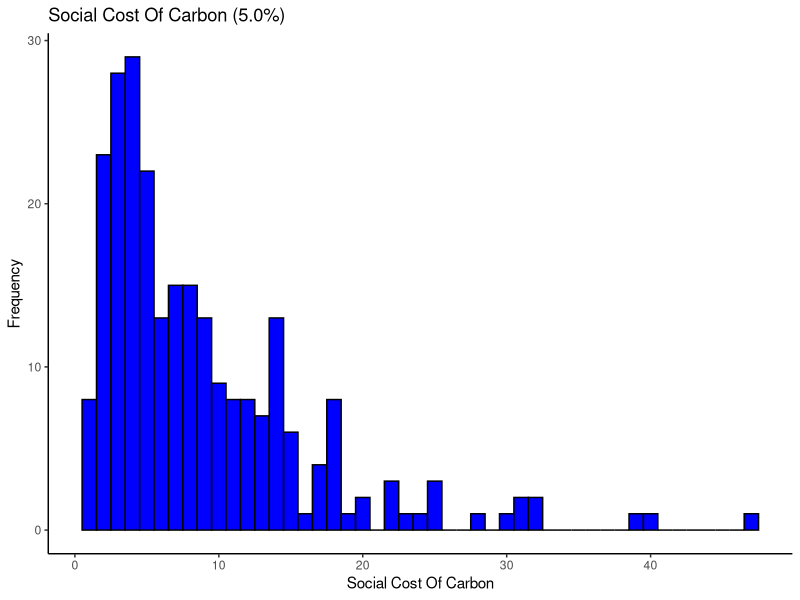
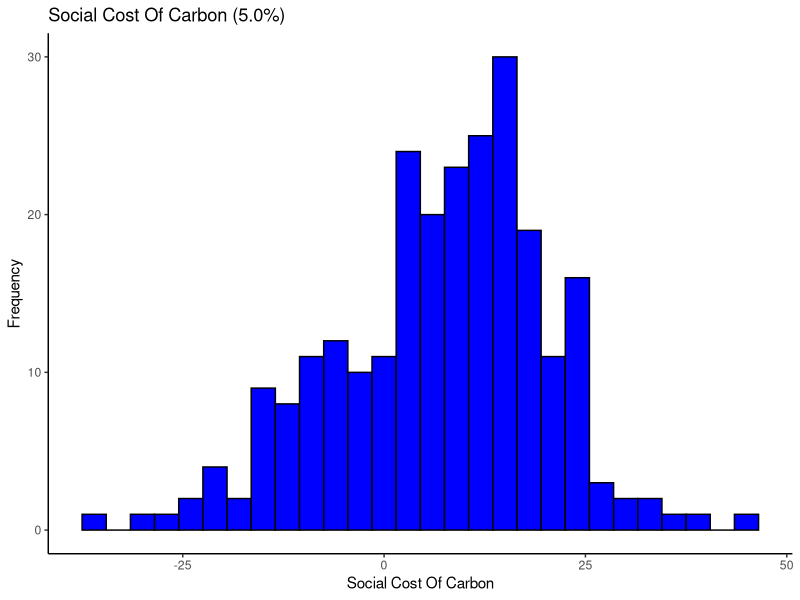

Reproduce these figures in R, in order.
## ---- chunk 1
knitr::opts_chunk$set(echo = TRUE)
## ---- chunk 2
library(tidyverse)
## ---- chunk 3
############################ START OF IAM FUNCTION ############################ 


    toy_IAM_SCC<-function(p_damage, p_climSens, p_discount) {


 
      
      
#######  Part 0a: Fixed Model parameters ###### 
    p_numSCC<-c(2)
    p_years<-c(291)

    # Fixed Economic parameters (LEAVE THIS ALONE FOR NOW)
    p_abatePct<-matrix(0,p_years) # zero abatement   
    p_abate<-c(.03)
    p_emInt_g<-c(-.005) # default at -.005
    p_enInt_g<-c(-.01) # default at -.01
    p_pop_g<-c(0.01) # default at .01   
    p_capShare<-c(.3) #default at .3
    p_capDep<-c(.1) #default at .1
    p_saving<-c(.22) #default at .22
    p_TFP_g<-c(.005)  #defult .005
    p_abateE<-c(2) #default 2
    
    # Fixed climate parameters (LEAVE THIS ALONE FOR NOW)
    p_carDecay<-400 #default 400
    p_climDelay<-c(.015) #default .015



###### Part 0b: Initial conditions (in 2010) ###### 
    

    # Economic
    ic_pop<-c(6900) # in millions
    ic_enInt<-c(5.98) # in EJ/$trill
    ic_emInt<-c(68.27) # in Mt CO2 /EJ            
    ic_K<-c(139.65) # $trill   
    ic_TFP<-c(.03)

    # Climate
    ic_preCO2<-c(275) # ppm
    ic_nowCO2<-c(380) # ppm
    ic_T<-c(0.8) # degree C above preindustrial


   # creating empty matrix
    year<-matrix(0,p_years,p_numSCC)    
    pop<-matrix(0, p_years,p_numSCC)
    enInt<-matrix(0, p_years,p_numSCC)
    emInt<-matrix(0, p_years,p_numSCC)    
    TFP<-matrix(0, p_years,p_numSCC)
    Y_gross<-matrix(0, p_years,p_numSCC)
    Y_netAbate<-matrix(0, p_years,p_numSCC)
    K<-matrix(0, p_years,p_numSCC)
    gdppc<-matrix(0, p_years,p_numSCC)
    CO2ppm<-matrix(0, p_years,p_numSCC)
    em_MtCO2<-matrix(0,p_years,p_numSCC)
    em_ppm<-matrix(0,p_years,p_numSCC)
    damageCost<-matrix(0,p_years,p_numSCC)
    Y_net<-matrix(0,p_years,p_numSCC)
    C<-matrix(0,p_years,p_numSCC)
    C_pc<-matrix(0,p_years,p_numSCC)
    Teq<-matrix(0,p_years,p_numSCC)
    T<-matrix(0,p_years,p_numSCC)
    em_SCC<-matrix(0,p_years, p_numSCC)
    abateCost<-matrix(0,p_years,p_numSCC)
    abateShare<-matrix(0,p_years,p_numSCC)
    climateShare<-matrix(0,p_years,p_numSCC)
    SCC<-matrix(0, p_numSCC)
    utility<-matrix(0,p_years,p_numSCC)
    welfare<-matrix(0,p_numSCC)
 
    
# looping over for SCC 
for (c in 1:p_numSCC) {

    # adding marginal emissions
    
    em_SCC[2,c]<-(c-1)/1e6
 
  
    ############################ Part 1a: economic model ################################## 
    ####### Part 1a: Getting exogenous changes in population, energy intensity, emissions intensity, TFP####### 

    # initializing for first period
    year[1,c]<-2010
    pop[1,c]<-ic_pop
    enInt[1,c]<-ic_enInt    
    emInt[1,c]<-ic_emInt
    TFP[1,c]<-ic_TFP

    # looping over future periods
    for (j in 2:p_years) {
      year[j,c]<-year[j-1,c]+1
      pop[j,c]=pop[j-1,c]*(1+p_pop_g)
      enInt[j,c]=enInt[j-1,c]*(1+p_enInt_g)
      emInt[j,c]=emInt[j-1,c]*(1+p_emInt_g)
      TFP[j,c]=TFP[j-1,c]*(1+p_TFP_g)
    }


    ######## Part 1b: Getting gross output, capital, emissions ############## 

    # initializing for first period
    #Part 1: Economic model w/o climate damages
    K[1,c]<-ic_K
    Y_gross[1,c]<-TFP[1,c]*K[1,c]^p_capShare*pop[1,c]^(1-p_capShare)
    abateShare[1,c]<-p_abate*p_abatePct[1]^p_abateE
    abateCost[1,c]<-abateShare[1,c]*Y_gross[1,c]
    Y_netAbate[1,c]=Y_gross[1,c]-abateCost[1,c]

    
    #Part 2: climate model
    #CO2 concentration
    CO2ppm[1,c]<-ic_nowCO2                      
    T[1,c]=ic_T

    #Part 3: Economic model with climate damages
    #climate damages
    climateShare[j,c]<-(p_damage*T[1,c]^2)/(1+p_damage*T[1,c]^2) # damage function
    damageCost[1,c]<-Y_gross[1,c]*climateShare[j,c]
    Y_net[1,c]<-Y_gross[1,c]-abateCost[1,c]-damageCost[1,c] # net of abate cost and damages output          
    C[1,c]<-Y_net[1,c]-p_saving*Y_net[1,c]
    C_pc[1,c]<-(C[1,c]/pop[1,c])*1000      
    K[1+1,c]<-(1-p_capDep)*K[1,c]+p_saving*Y_net[1,c]


    # looping over the rest of the years
    for (j in 2:p_years) {
      
      #Part 1: Economic model w/o climate damages
      
      #Economic output 
      #K[j,c]<-(1-p_capDep)*K[j-1,c]+p_saving*Y_gross[j-1,c]  
      
      
      K[j,c]<-(1-p_capDep)*K[j-1,c]+p_saving*Y_net[j-1,c]  
      Y_gross[j,c]<-TFP[j,c]*K[j,c]^p_capShare*pop[j,c]^(1-p_capShare)
      abateShare[j,c]<-p_abate*p_abatePct[j]^p_abateE
      abateCost[j,c]<-abateShare[j,c]*Y_gross[j,c]
      Y_netAbate[j,c]=Y_gross[j,c]-abateCost[j,c] 
      gdppc[j,c]=Y_netAbate[j,c]/pop[j,c]

      #emissions
      em_MtCO2[j,c]<-(pop[j,c]*gdppc[j,c]*enInt[j,c]*emInt[j,c])*(1-p_abatePct[j]) + em_SCC[j,c]
      em_ppm[j,c]<-em_MtCO2[j,c]/7810
      
      #Part 2: climate model
      
      #CO2 concentration
      CO2ppm[j,c]<-CO2ppm[j-1,c]+0.5*((em_ppm[j,c])- (CO2ppm[j-1,c]-(ic_preCO2))/(p_carDecay))                             
    
      #Radiative forcing
      rad_CO2_Wpm2<-5.35*log(CO2ppm[j,c]/ic_preCO2)

      # Converting to temperature  
      Teq[j,c]<-rad_CO2_Wpm2*(p_climSens/(5.3*log(2)))
      T[j,c]=T[j-1,c]+p_climDelay*(Teq[j,c]-T[j-1,c])

      #Part 3: Economic model with climate damages
      #climate damages
      climateShare[j,c]<-(p_damage*T[j,c]^2)/(1+p_damage*T[j,c]^2) # damage function
      damageCost[j,c]<-climateShare[j,c]*Y_gross[j,c]
      Y_net[j,c]<-Y_gross[j,c]-abateCost[j,c]-damageCost[j,c] # output net of damages          
      C[j,c]<-Y_net[j,c]-p_saving*Y_net[j,c] # consumption 
      C_pc[j,c]<-(C[j,c]/pop[j,c])*1000      
    }
 } 
 
 
###################### Part 3: calculating SCC ###################### 

#setup discount rate
disFactor<-matrix(1,p_years,1)

for(j in 2:p_years) {
    disFactor[j]<-1/(1+p_discount)^j
}

disMarDamage<-matrix(0,p_years, p_numSCC-1)

for (c in 1:p_numSCC-1) {
   disMarDamage[,c]=(damageCost[,c+1]-damageCost[,1])*1e12* disFactor[,1]
  SCC[c]=sum(disMarDamage[,c])
}
 
return(c(SCC[1,1]))
    }




############################ END OF FUNCTION ############################
## ---- chunk 4

#wrapper

p_damage = 0.009
p_climSens = 2.9
p_discount1.5 = 0.05
p_discount3.0 = 0.03
p_discount5.0 = 0.05
n = 250


p_damage_output = matrix(0,n, 1)
p_climSens_output = matrix(0,n, 1)
discount1.5_output = matrix(0,n, 1)
discount3_output = matrix(0,n, 1)
discount5_output = matrix(0,n, 1)

output = toy_IAM_SCC(p_damage, p_climSens, p_discount1.5)
output_vector = matrix(0, 250, 1)

## ---- chunk 5
output_1.5 = for(i in 1:250){
  p_climSens_output[i] = rlnorm(1, meanlog=0.95, sdlog=0.53)
  
  discount1.5_output[i] = toy_IAM_SCC(p_damage, p_climSens_output[i], 0.05)
  
}
#changed the discount rate issues with the code

mean(discount1.5_output) # = 312.3321
median(discount1.5_output) # = 283.8286
sd(discount1.5_output) # = 198.4625

#1.5%


## ---- chunk 6
 #mean = 35.75
 #median = 26.80
 #sd = 29.47
## ---- chunk 7
#mean = 10.0039
#median = 6.92559
#sd = 9.729807


## ---- chunk 8
discount = data.frame(discount1.5_output)

discount_plot = ggplot(data=discount) + 
  geom_histogram(aes(x = discount1.5_output), binwidth =1, color = "black", fill = "blue") + labs(x = "Social Cost Of Carbon", y = "Frequency", title = "Social Cost Of Carbon (5.0%)") + theme_classic()

discount_plot
## ---- chunk 9
for(i in 1:250){
  p_damage_output[i] = rnorm(1, mean=0.009, sd=0.015)
  
  discount1.5_output[i] = toy_IAM_SCC(p_damage_output[i], p_climSens, 0.05)
  
}
#1.5%
mean(discount1.5_output) # = 93.73911
median(discount1.5_output) # = 346.49
sd(discount1.5_output) # = 1003.298
## ---- chunk 10
#mean = 26.71
#median = 46.86
#sd = 97.64
## ---- chunk 11
#mean = 8.45
#median = 10.58
#sd = 14.22
## ---- chunk 12

discount_d = data.frame(discount1.5_output)

discountd_plot = ggplot(data=discount_d) + 
  geom_histogram(aes(x = discount1.5_output), binwidth=3, color = "black", fill = "blue") + labs(x = "Social Cost Of Carbon", y = "Frequency", title = "Social Cost Of Carbon (5.0%)") + theme_classic()

discountd_plot
## ---- chunk 13
############################ START OF IAM FUNCTION ############################ 


    toy_IAM_optimal<-function(p_abatePct, p_abate, p_damage, p_climSens, p_discount) {

  # expanding to 291 years      
  p_abatePct<-c(rep(p_abatePct[1], times=10),  rep(p_abatePct[2], times=10),  rep(p_abatePct[3], times=10),  rep(p_abatePct[4], times=10),  
               rep(p_abatePct[5], times=10),  rep(p_abatePct[6], times=10),  rep(p_abatePct[7], times=10),  rep(p_abatePct[8], times=10),  
               rep(p_abatePct[9], times=10),  rep(p_abatePct[10], times=201))      
      
      
#######  Part 0a: Fixed Model parameters ###### 

  p_numSCC<-c(2)
  p_years<-c(291)

    # Fixed Economic parameters (LEAVE THIS ALONE FOR NOW)
    p_emInt_g<-c(-.005) # default at -.005
    p_enInt_g<-c(-.01) # default at -.01
    p_pop_g<-c(0.01) # default at .01   
    p_capShare<-c(.3) #default at .3
    p_capDep<-c(.1) #default at .1
    p_saving<-c(.22) #default at .22
    p_TFP_g<-c(.005)  #defult .005
    p_abateE<-c(2.8) #default 2
    
    # Fixed climate parameters (LEAVE THIS ALONE FOR NOW)
    p_carDecay<-400 #default 400
    p_climDelay<-c(.015) #default .015



###### Part 0b: Initial conditions (in 2010) ###### 
    

    # Economic
    ic_pop<-c(6900) # in millions
    ic_enInt<-c(5.98) # in EJ/$trill
    ic_emInt<-c(68.27) # in Mt CO2 /EJ            
    ic_K<-c(139.65) # $trill   
    ic_TFP<-c(.03)

    # Climate
    ic_preCO2<-c(275) # ppm
    ic_nowCO2<-c(380) # ppm
    ic_T<-c(0.8) # degree C above preindustrial


   # creating empty matrix
    year<-matrix(0,p_years,p_numSCC)    
    pop<-matrix(0, p_years,p_numSCC)
    enInt<-matrix(0, p_years,p_numSCC)
    emInt<-matrix(0, p_years,p_numSCC)    
    TFP<-matrix(0, p_years,p_numSCC)
    Y_gross<-matrix(0, p_years,p_numSCC)
    Y_netAbate<-matrix(0, p_years,p_numSCC)
    K<-matrix(0, p_years,p_numSCC)
    gdppc<-matrix(0, p_years,p_numSCC)
    CO2ppm<-matrix(0, p_years,p_numSCC)
    em_MtCO2<-matrix(0,p_years,p_numSCC)
    em_ppm<-matrix(0,p_years,p_numSCC)
    damageCost<-matrix(0,p_years,p_numSCC)
    Y_net<-matrix(0,p_years,p_numSCC)
    C<-matrix(0,p_years,p_numSCC)
    C_pc<-matrix(0,p_years,p_numSCC)
    Teq<-matrix(0,p_years,p_numSCC)
    T<-matrix(0,p_years,p_numSCC)
    em_SCC<-matrix(0,p_years, p_numSCC)
    abateCost<-matrix(0,p_years,p_numSCC)
    abateShare<-matrix(0,p_years,p_numSCC)
    climateShare<-matrix(0,p_years,p_numSCC)
    SCC<-matrix(0, p_numSCC)
    utility<-matrix(0,p_years,p_numSCC)
    welfare<-matrix(0,p_numSCC)
 
    
# looping over for SCC 
for (c in 1:p_numSCC) {

    # adding marginal emissions
    
    em_SCC[2,c]<-(c-1)/1e6

    ############################ Part 1a: economic model ################################## 
    ####### Part 1a: Getting exogenous changes in population, energy intensity, emissions intensity, TFP####### 

    # initializing for first period
    year[1,c]<-2010
    pop[1,c]<-ic_pop
    enInt[1,c]<-ic_enInt    
    emInt[1,c]<-ic_emInt
    TFP[1,c]<-ic_TFP

    # looping over future periods
    for (j in 2:p_years) {
      year[j,c]<-year[j-1,c]+1
      pop[j,c]=pop[j-1,c]*(1+p_pop_g)
      enInt[j,c]=enInt[j-1,c]*(1+p_enInt_g)
      emInt[j,c]=emInt[j-1,c]*(1+p_emInt_g)
      TFP[j,c]=TFP[j-1,c]*(1+p_TFP_g)
    }


    ######## Part 1b: Getting gross output, capital, emissions ############## 

    # initializing for first period
    #Part 1: Economic model w/o climate damages
    K[1,c]<-ic_K
    Y_gross[1,c]<-TFP[1,c]*K[1,c]^p_capShare*pop[1,c]^(1-p_capShare)
    abateShare[1,c]<-p_abate*p_abatePct[1]^p_abateE
    abateCost[1,c]<-abateShare[1,c]*Y_gross[1,c]
    Y_netAbate[1,c]=Y_gross[1,c]-abateCost[1,c]

    
    #Part 2: climate model
    #CO2 concentration
    CO2ppm[1,c]<-ic_nowCO2                      
    T[1,c]=ic_T

    #Part 3: Economic model with climate damages
    #climate damages
    climateShare[j,c]<-(p_damage*T[1,c]^2)/(1+p_damage*T[1,c]^2) # damage function
    damageCost[1,c]<-Y_gross[1,c]*climateShare[j,c]
    Y_net[1,c]<-Y_gross[1,c]-abateCost[1,c]-damageCost[1,c] # net of abate cost and damages output          
    C[1,c]<-Y_net[1,c]-p_saving*Y_net[1,c]
    C_pc[1,c]<-(C[1,c]/pop[1,c])*1000      
    K[1+1,c]<-(1-p_capDep)*K[1,c]+p_saving*Y_net[1,c]


    # looping over the rest of the years
    for (j in 2:p_years) {
      
      #Part 1: Economic model w/o climate damages
      
      #Economic output 
      #K[j,c]<-(1-p_capDep)*K[j-1,c]+p_saving*Y_gross[j-1,c]  
      
      
      K[j,c]<-(1-p_capDep)*K[j-1,c]+p_saving*Y_net[j-1,c]  
      Y_gross[j,c]<-TFP[j,c]*K[j,c]^p_capShare*pop[j,c]^(1-p_capShare)
      abateShare[j,c]<-p_abate*p_abatePct[j]^p_abateE
      abateCost[j,c]<-abateShare[j,c]*Y_gross[j,c]
      Y_netAbate[j,c]=Y_gross[j,c]-abateCost[j,c] 
      gdppc[j,c]=Y_netAbate[j,c]/pop[j,c]

      #emissions
      em_MtCO2[j,c]<-(pop[j,c]*gdppc[j,c]*enInt[j,c]*emInt[j,c])*(1-p_abatePct[j]) + em_SCC[j,c]
      em_ppm[j,c]<-em_MtCO2[j,c]/7810
      
      #Part 2: climate model
      
      #CO2 concentration
      CO2ppm[j,c]<-CO2ppm[j-1,c]+0.5*((em_ppm[j,c])- (CO2ppm[j-1,c]-(ic_preCO2))/(p_carDecay))                             
    
      #Radiative forcing
      rad_CO2_Wpm2<-5.35*log(CO2ppm[j,c]/ic_preCO2)

      # Converting to temperature  
      Teq[j,c]<-rad_CO2_Wpm2*(p_climSens/(5.3*log(2)))
      T[j,c]=T[j-1,c]+p_climDelay*(Teq[j,c]-T[j-1,c])

      #Part 3: Economic model with climate damages
      #climate damages
      climateShare[j,c]<-(p_damage*T[j,c]^2)/(1+p_damage*T[j,c]^2) # damage function
      damageCost[j,c]<-climateShare[j,c]*Y_gross[j,c]
      Y_net[j,c]<-Y_gross[j,c]-abateCost[j,c]-damageCost[j,c] # output net of damages          
      C[j,c]<-Y_net[j,c]-p_saving*Y_net[j,c] # consumption 
      C_pc[j,c]<-(C[j,c]/pop[j,c])*1000      
    }
 } 
 
 
###################### Part 3: calculating SCC ###################### 

#setup discount rate
disFactor<-matrix(1,p_years,1)

for(j in 2:p_years) {
    disFactor[j]<-1/(1+p_discount)^j
}

#disMarConsumption<-matrix(0,p_years, p_numSCC-1)


disMarDamage<-matrix(0,p_years, p_numSCC-1)

for (c in 1:p_numSCC-1) {
   disMarDamage[,c]=(damageCost[,c+1]-damageCost[,1])*1e12* disFactor[,1]
#    disMarConsumption[,c]=(C[,c+1]-C[,1])*1e12* disFactor[,1]
  
SCC[c]=sum(disMarDamage[,c])
#  SCC[c]=sum(disMarConsumption)
}
 

###################### Part 4: Calculating welfare ###################### 

for (c in 1:p_numSCC-1) {
    utility[,c]<-log(C_pc[,c])*disFactor[,1]* pop[,c]
    welfare[c]<-sum(utility[,c])
}
welfare<-welfare[1]

return(c(welfare))

}



############################ END OF FUNCTION ############################ 
## ---- chunk 14
p_climSens = 2.9
p_damage = 0.009
p_abate = 0.03
p_discount = 0.015



# welfare decreases as discount increases


# optimization

p_abatePct = matrix(0,10)
opt_welfare_BAU = optim(p_abatePct, toy_IAM_optimal,
                    method = "L-BFGS", lower = rep(0,10), upper = rep(1,10),
                    control=list(fnscale=-1, maxit=500),
                    p_abate=p_abate, p_damage=p_damage,
                    p_climSens=p_climSens, p_discount=p_discount)
opt_welfare_BAU

opt_welfare_0.01 = optim(p_abatePct, toy_IAM_optimal,
                    method = "L-BFGS", lower = rep(0,10), upper = rep(1,10),
                    control=list(fnscale=-1, maxit=500),
                    p_abate=0.01, p_damage=p_damage,
                    p_climSens=p_climSens, p_discount=p_discount)

opt_welfare_0.01

opt_welfare_0.1 = optim(p_abatePct, toy_IAM_optimal,
                    method = "L-BFGS", lower = rep(0,10), upper = rep(1,10),
                    control=list(fnscale=-1, maxit=500),
                    p_abate=0.1, p_damage=p_damage,
                    p_climSens=p_climSens, p_discount=p_discount)

opt_welfare_0.1

BAUwelfare = data
